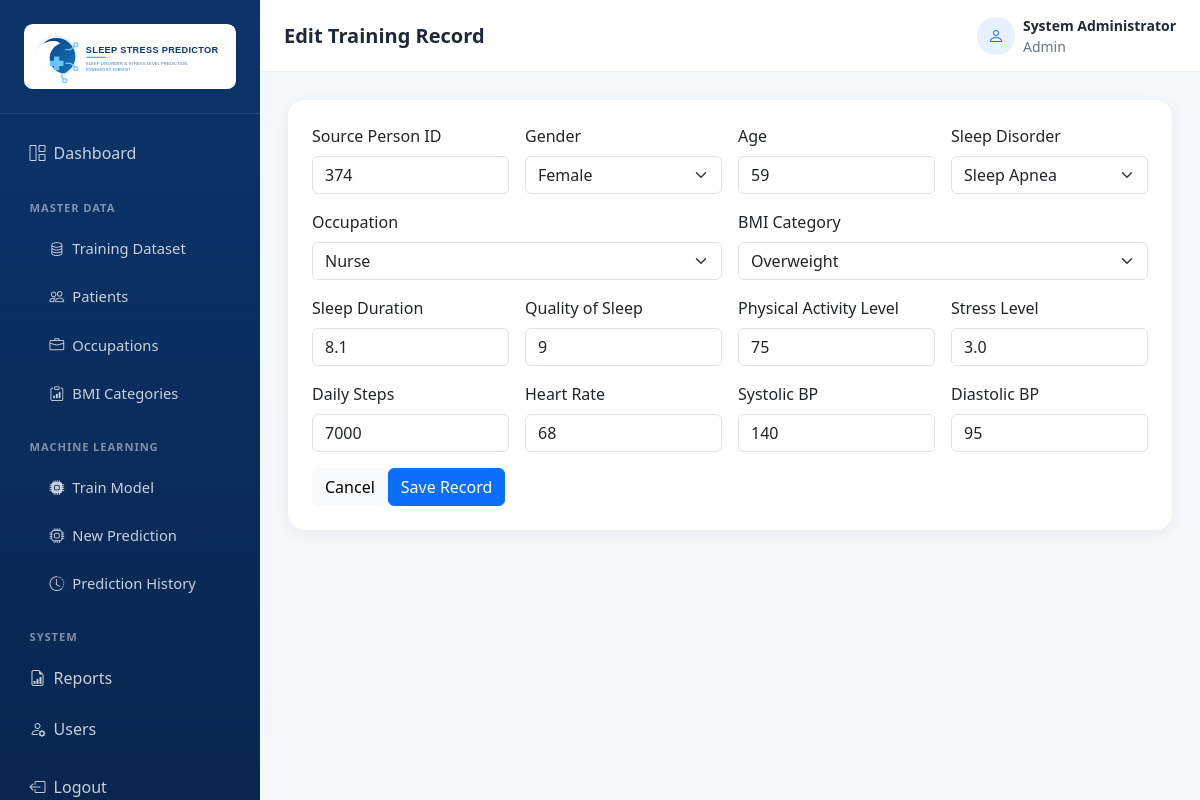
The page /master-data/training-dataset/374/edit (signed in) on the database its author committed.
### models/database.py (models this page shows)
class User(UserMixin, db.Model):
    __tablename__ = "users"
    id = db.Column(db.Integer, primary_key=True)
    full_name = db.Column(db.String(120), nullable=False)
    username = db.Column(db.String(80), nullable=False, unique=True, index=True)
    password_hash = db.Column(db.String(256), nullable=False)
    role = db.Column(db.String(20), nullable=False, default="Admin")
    created_at = db.Column(db.DateTime, nullable=False, default=jakarta_now)

class TrainingDatasetRecord(db.Model):
    __tablename__ = "training_dataset_records"
    id = db.Column(db.Integer, primary_key=True)
    source_person_id = db.Column(db.Integer, nullable=True, index=True)
    gender = db.Column(db.String(20), nullable=False)
    age = db.Column(db.Integer, nullable=False)
    occupation_id = db.Column(db.Integer, db.ForeignKey("occupations.id"), nullable=False, index=True)
    sleep_duration = db.Column(db.Float, nullable=False)
    quality_of_sleep = db.Column(db.Integer, nullable=False)
    physical_activity_level = db.Column(db.Integer, nullable=False)
    stress_level = db.Column(db.Float, nullable=False)
    bmi_category_id = db.Column(db.Integer, db.ForeignKey("bmi_categories.id"), nullable=False, index=True)
    systolic_bp = db.Column(db.Integer, nullable=False)
    diastolic_bp = db.Column(db.Integer, nullable=False)
    heart_rate = db.Column(db.Integer, nullable=False)
    daily_steps = db.Column(db.Integer, nullable=False)
    sleep_disorder = db.Column(db.String(80), nullable=False)
    created_at = db.Column(db.DateTime, nullable=False, default=jakarta_now)
    updated_at = db.Column(db.DateTime, nullable=False, default=jakarta_now, onupdate=jakarta_now)
    occupation = db.relationship("Occupation", back_populates="training_dataset_records")
    bmi_category = db.relationship("BmiCategory", back_populates="training_dataset_records")

### routes/training_dataset.py (the view, shortened to what this page needs)
@training_dataset_bp.route("/<int:record_id>/edit", methods=["GET", "POST"])
@login_required
def edit(record_id):
    record = db.get_or_404(TrainingDatasetRecord, record_id); occupations, bmi_categories = _choices()
    return render_template("training_dataset/form.html", record=record, occupations=occupations, bmi_categories=bmi_categories)

### app.py (called while the page is built)
@login_manager.user_loader
def load_user(user_id):
    return db.session.get(User, int(user_id))

### routes/training_dataset.py (called while the page is built)
def _choices():
    return Occupation.query.order_by(Occupation.name).all(), BmiCategory.query.order_by(BmiCategory.name).all()

### templates/training_dataset/form.html
{% extends "base.html" %}
{% block title %}{{ 'Edit' if record else 'Add' }} Training Record - Sleep Stress Predictor{% endblock %}{% block page_title %}{{ 'Edit' if record else 'Add' }} Training Record{% endblock %}
{% block content %}<div class="card border-0 dashboard-card"><div class="card-body p-4"><form method="post" class="row g-3"><div class="col-md-3"><label class="form-label">Source Person ID</label><input class="form-control" type="number" name="source_person_id" value="{{ request.form.get('source_person_id', record.source_person_id if record else '') }}"></div><div class="col-md-3"><label class="form-label">Gender</label><select class="form-select" name="gender" required>{% set selected = request.form.get('gender', record.gender if record else '') %}<option value="">Select</option><option value="Male" {% if selected == 'Male' %}selected{% endif %}>Male</option><option value="Female" {% if selected == 'Female' %}selected{% endif %}>Female</option></select></div><div class="col-md-3"><label class="form-label">Age</label><input class="form-control" type="number" min="1" max="120" name="age" required value="{{ request.form.get('age', record.age if record else '') }}"></div><div class="col-md-3"><label class="form-label">Sleep Disorder</label><select class="form-select" name="sleep_disorder" required>{% set selected = request.form.get('sleep_disorder', record.sleep_disorder if record else '') %}{% for name in ['None','Insomnia','Sleep Apnea'] %}<option value="{{ name }}" {% if selected == name %}selected{% endif %}>{{ name }}</option>{% endfor %}</select></div><div class="col-md-6"><label class="form-label">Occupation</label><select class="form-select" name="occupation_id" required><option value="">Select</option>{% set selected = request.form.get('occupation_id', record.occupation_id if record else '') %}{% for item in occupations %}<option value="{{ item.id }}" {% if selected|int == item.id %}selected{% endif %}>{{ item.name }}</option>{% endfor %}</select></div><div class="col-md-6"><label class="form-label">BMI Category</label><select class="form-select" name="bmi_category_id" required><option value="">Select</option>{% set selected = request.form.get('bmi_category_id', record.bmi_category_id if record else '') %}{% for item in bmi_categories %}<option value="{{ item.id }}" {% if selected|int == item.id %}selected{% endif %}>{{ item.name }}</option>{% endfor %}</select></div>{% for name,label,min,max,step in [('sleep_duration','Sleep Duration',0,24,'0.1'),('quality_of_sleep','Quality of Sleep',1,10,'1'),('physical_activity_level','Physical Activity Level',0,100,'1'),('stress_level','Stress Level',1,10,'0.1'),('daily_steps','Daily Steps',0,50000,'1'),('heart_rate','Heart Rate',1,250,'1'),('systolic_bp','Systolic BP',1,300,'1'),('diastolic_bp','Diastolic BP',1,200,'1')] %}<div class="col-md-3"><label class="form-label">{{ label }}</label><input class="form-control" type="number" min="{{ min }}" max="{{ max }}" step="{{ step }}" name="{{ name }}" required value="{{ request.form.get(name, record|attr(name) if record else '') }}"></div>{% endfor %}<div class="col-12"><a class="btn btn-light" href="{{ url_for('training_dataset.index') }}">Cancel</a><button class="btn btn-primary" type="submit">Save Record</button></div></form></div></div>{% endblock %}

### templates/base.html (shortened to what this page needs)
<!DOCTYPE html>
<html lang="id">
<head>
  <link href="https://cdn.jsdelivr.net/npm/bootstrap@5.3.0/dist/css/bootstrap.min.css" rel="stylesheet">
  <link rel="stylesheet" href="https://cdn.jsdelivr.net/npm/bootstrap-icons@1.11.1/font/bootstrap-icons.css">
  <link rel="stylesheet" href="https://cdn.datatables.net/1.13.8/css/dataTables.bootstrap5.min.css">
  <link rel="stylesheet" href="{{ url_for('static', filename='css/dashboard.css') }}">
</head>
<body class="dashboard-body">
  <aside class="app-sidebar">
    <a class="sidebar-brand" href="{{ url_for('system.dashboard') }}"><img src="{{ url_for('static', filename='img/logo.svg') }}" alt="Sleep Stress Predictor" class="sidebar-logo"></a>
    <nav class="sidebar-nav nav flex-column">
      <a class="nav-link {% if request.endpoint == 'system.dashboard' %}active{% endif %}" href="{{ url_for('system.dashboard') }}"><i class="bi bi-grid-1x2 me-2"></i>Dashboard</a>
      <div class="nav-label">Master Data</div><div class="submenu">
        <a class="nav-link" href="{{ url_for('training_dataset.index') }}"><i class="bi bi-database me-2"></i>Training Dataset</a>
        <a class="nav-link" href="{{ url_for('master_data.patients') }}"><i class="bi bi-people me-2"></i>Patients</a>
        <a class="nav-link" href="{{ url_for('master_data.occupations') }}"><i class="bi bi-briefcase me-2"></i>Occupations</a>
        <a class="nav-link" href="{{ url_for('master_data.bmi_categories') }}"><i class="bi bi-clipboard-data me-2"></i>BMI Categories</a>
      </div>
      <div class="nav-label">Machine Learning</div><div class="submenu">
        <a class="nav-link" href="{{ url_for('train') }}"><i class="bi bi-cpu-fill me-2"></i>Train Model</a>
        <a class="nav-link" href="{{ url_for('prediction.new_prediction') }}"><i class="bi bi-cpu me-2"></i>New Prediction</a>
        <a class="nav-link" href="{{ url_for('prediction.history') }}"><i class="bi bi-clock-history me-2"></i>Prediction History</a>
      </div>
      <div class="nav-label">System</div>
      <a class="nav-link" href="{{ url_for('reports.index') }}"><i class="bi bi-file-earmark-bar-graph me-2"></i>Reports</a>
      {% if current_user.role == 'Admin' %}<a class="nav-link" href="{{ url_for('users.index') }}"><i class="bi bi-person-gear me-2"></i>Users</a>{% endif %}
      <form method="post" action="{{ url_for('auth.logout') }}" class="mt-2"><button class="sidebar-logout" type="submit"><i class="bi bi-box-arrow-left me-2"></i>Logout</button></form>
    </nav>
  </aside>
  <main class="app-main">
    <header class="app-topbar d-flex justify-content-between align-items-center px-4">
      <div><h5 class="mb-0 fw-bold">{% block page_title %}Sleep Stress Predictor{% endblock %}</h5><small class="text-secondary">{% block page_subtitle %}{% endblock %}</small></div>
      <div class="d-flex align-items-center gap-2"><span class="user-avatar"><i class="bi bi-person"></i></span><div class="small"><strong class="d-block">{{ current_user.full_name }}</strong><span class="text-secondary">{{ current_user.role }}</span></div></div>
    </header>
    <section class="page-content">
      {% block content %}{% endblock %}
    </section>
  </main>
</body>
</html>

### static/css/dashboard.css (style rules this page uses)
:root { --sidebar-width: 260px; --brand-blue: #0d6efd; }
body.dashboard-body { background: #f4f7fb; color: #1f2937; }
.app-sidebar { background: linear-gradient(180deg, #0c346b 0%, #08264f 100%); min-height: 100vh; position: fixed; inset: 0 auto 0 0; width: var(--sidebar-width); z-index: 1040; }
.sidebar-brand { color: #fff; font-weight: 700; font-size: 1.2rem; text-decoration: none; display: block; padding: 1.5rem; border-bottom: 1px solid rgba(255,255,255,.12); }
.sidebar-logo { background: #fff; border-radius: .55rem; display: block; height: auto; padding: .35rem; width: 100%; }
.sidebar-nav { padding: 1rem; }
.sidebar-nav .nav-link { color: rgba(255,255,255,.78); border-radius: .6rem; padding: .72rem .85rem; margin-bottom: .2rem; font-weight: 500; }
.sidebar-nav .nav-label { color: rgba(255,255,255,.48); font-size: .7rem; font-weight: 700; letter-spacing: .08em; margin: 1.25rem .85rem .55rem; text-transform: uppercase; }
.sidebar-nav .submenu .nav-link { font-size: .92rem; padding-left: 2.1rem; }
.sidebar-logout { background: transparent; border: 0; color: rgba(255,255,255,.78); padding: .72rem .85rem; text-align: left; width: 100%; }
.app-main { margin-left: var(--sidebar-width); min-height: 100vh; }
.app-topbar { background: #fff; border-bottom: 1px solid #e7edf5; min-height: 72px; }
.page-content { padding: 1.75rem; }
.dashboard-card { border-radius: 1rem; box-shadow: 0 .25rem 1rem rgba(31,41,55,.06); }
.user-avatar { background: #e8f1ff; border-radius: 50%; color: var(--brand-blue); display: inline-flex; height: 38px; align-items: center; justify-content: center; width: 38px; }

### rows shown on the page
User: full_name "System Administrator", role "Admin"
TrainingDatasetRecord: source_person_id "374", gender "Female", age "59", sleep_disorder "Sleep Apnea", sleep_duration "8.1" "9" "75" "3.0" "7000" "68" "140" "95"

### other values the page prints
{{ 'Edit' if record else 'Add' }} "Edit"
{{ label }} "Sleep Duration" "Quality of Sleep" "Physical Activity Level" "Stress Level" "Daily Steps" "Heart Rate" "Systolic BP" "Diastolic BP"
form field occupation_id "Nurse"
form field bmi_category_id "Overweight"
